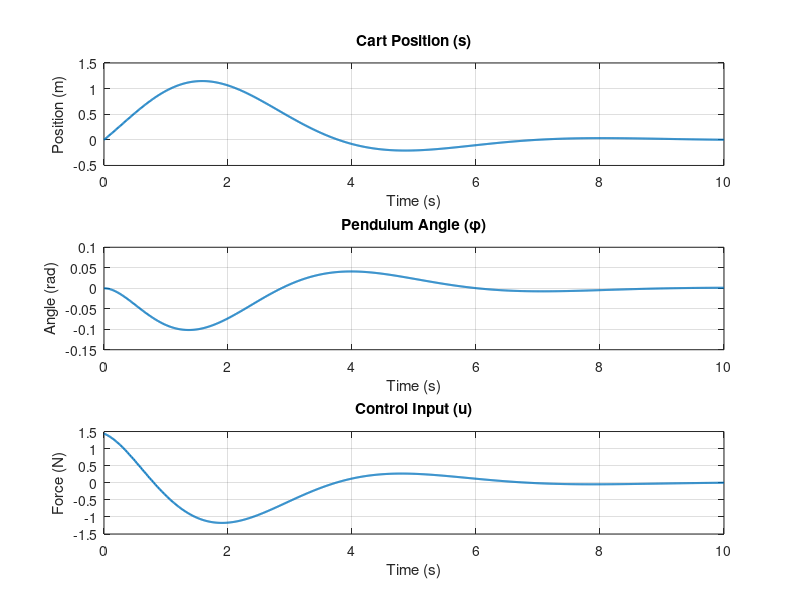

Recreate this plot in MATLAB. (Note: this script raises an error after producing the figure.)
%% Inverted Pendulum Control System - Test Script
% This script generates plots with position (s), angle (theta), and control input (u)
% together for different sampling times

% System parameters
M = 1;      % Mass (kg)
L = 0.842;  % Pendulum length (m)
F = 1;      % Friction coefficient
g = 9.8093; % Gravity acceleration (m/s^2)

% State variables:
% x = [s; ds; phi; dphi]
% where:
% s = cart position
% ds = cart velocity
% phi = pendulum angle
% dphi = pendulum angular velocity
% u = control input (force applied to cart)

%% Continuous-time system modeling
% Linearized system matrices
A = [0 1 0 0;
     0 -F/M 0 0;
     0 0 0 1;
     0 F/(M*L) g/L 0];
B = [0; 1/M; 0; -1/(M*L)];
C = [1 0 0 0;
     0 0 1 0];
D = [0; 0];

% State-space representation
sys = ss(A, B, C, D);

%% Continuous-time state feedback controller design
% Choose desired closed-loop poles
desired_poles = [-1+1i; -1-1i; -0.6+1i; -0.6-1i];
K = place(A, B, desired_poles);

% Closed-loop system
A_cl = A - B*K;
sys_cl = ss(A_cl, B, C, D);

% Simulation initial conditions
x0 = [0; 1; 0; 0]; % Initial state
t = 0:0.01:10;     % Time range

% Simulate closed-loop system
[y, t, x] = initial(sys_cl, x0, t);

% Calculate control input
u = -K*x';

% Plot continuous-time results (Figure 1)
figure(1);
subplot(3,1,1);
plot(t, x(:,1), 'LineWidth', 1.5);
title('Cart Position (s)');
xlabel('Time (s)');
ylabel('Position (m)');
grid on;

subplot(3,1,2);
plot(t, x(:,3), 'LineWidth', 1.5);
title('Pendulum Angle (\phi)');
xlabel('Time (s)');
ylabel('Angle (rad)');
grid on;

subplot(3,1,3);
plot(t, u, 'LineWidth', 1.5);
title('Control Input (u)');
xlabel('Time (s)');
ylabel('Force (N)');
grid on;
% 
% sgtitle('Continuous-Time Control Response');
% saveas(gcf, 'continuous_control.png');

%% Effect of different sampling times
% Define sampling times to analyze
sampling_times = [0.1, 0.5, 1.0];

% Loop through each sampling time
for i = 1:length(sampling_times)
    Ts = sampling_times(i);
    
    % Discretize the system
    sysd = c2d(sys, Ts);
    Ad = sysd.A;
    Bd = sysd.B;
    
    % Design discrete controller (map continuous poles to discrete domain)
    desired_poles_d = exp(Ts * desired_poles);
    Kd = place(Ad, Bd, desired_poles_d);
    
    % Simulation parameters
    T_total = 10;
    N_steps = T_total / Ts;
    x_discrete = zeros(4, N_steps+1);
    x_discrete(:,1) = x0;
    u_discrete = zeros(1, N_steps);
    
    % Discrete-time simulation using zero-order hold
    for k = 1:N_steps
        % Calculate control input
        u_discrete(k) = -Kd * x_discrete(:, k);
        
        % Simulate one step of continuous system with constant input
        [~, x_temp] = ode45(@(t, x) inverted_pendulum_dynamics_zoh(t, x, u_discrete(k)), ...
                            [0 Ts], x_discrete(:, k));
        
        % Update state for next step
        x_discrete(:, k+1) = x_temp(end, :)';
    end
    
    % Time vector for plotting
    t_discrete = 0:Ts:T_total;
    
    % Create figure for this sampling time
    figure(i+1);
    
    % Plot position
    subplot(3,1,1);
    plot(t_discrete, x_discrete(1,:), 'LineWidth', 1.5);
    title(['Position (s) - T_s = ', num2str(Ts), 's']);
    xlabel('Time (s)');
    ylabel('Position (m)');
    grid on;
    
    % Plot angle
    subplot(3,1,2);
    plot(t_discrete, x_discrete(3,:), 'LineWidth', 1.5);
    title(['Pendulum Angle (\phi) - T_s = ', num2str(Ts), 's']);
    xlabel('Time (s)');
    ylabel('Angle (rad)');
    grid on;
    
    % Plot control input
    subplot(3,1,3);
    stairs(t_discrete(1:end-1), u_discrete, 'LineWidth', 1.5);
    title(['Control Input (u) - T_s = ', num2str(Ts), 's']);
    xlabel('Time (s)');
    ylabel('Force (N)');
    grid on;
    
    % Set overall title and save figure
    sgtitle(['Discrete-Time Control Response - Sampling Time T_s = ', num2str(Ts), 's']);
    saveas(gcf, ['sampling_', num2str(Ts*10), 's.png']);
end

%% B4: Effect of sampling time on linear system stability
% Define sampling times to analyze
sampling_times_B4 = [0.1, 0.5, 1];

% Create a new figure for each sampling time
for i = 1:length(sampling_times_B4)
    Ts = sampling_times_B4(i);
    
    % Discretize the closed-loop linear system
    sysd = c2d(sys_cl, Ts);
    
    % Simulate discrete-time linear system
    t_discrete = 0:Ts:10;
    [y_discrete, t_discrete, x_discrete] = initial(sysd, x0, t_discrete);
    
    % Calculate control input
    u_discrete = zeros(1, length(t_discrete)-1);
    for k = 1:length(t_discrete)-1
        u_discrete(k) = -K * x_discrete(k,:)';
    end
    
    % Create figure for this sampling time
    figure(5+i);
    
    % Plot position
    subplot(3,1,1);
    stairs(t_discrete, x_discrete(:,1), 'LineWidth', 1.5);
    title(['Linear System Position (s) - T_s = ', num2str(Ts), 's']);
    xlabel('Time (s)');
    ylabel('Position (m)');
    grid on;
    
    % Plot angle
    subplot(3,1,2);
    stairs(t_discrete, x_discrete(:,3), 'LineWidth', 1.5);
    title(['Linear System Angle (\phi) - T_s = ', num2str(Ts), 's']);
    xlabel('Time (s)');
    ylabel('Angle (rad)');
    grid on;
    
    % Plot control input
    subplot(3,1,3);
    stairs(t_discrete(1:end-1), u_discrete, 'LineWidth', 1.5);
    title(['Linear System Control Input (u) - T_s = ', num2str(Ts), 's']);
    xlabel('Time (s)');
    ylabel('Force (N)');
    grid on;
    
    % Set overall title and save figure
    sgtitle(['Linear System Response - Sampling Time T_s = ', num2str(Ts), 's']);
    saveas(gcf, ['linear_sampling_', num2str(Ts*10), 's.png']);
end

%% B8: Correct implementation of discrete-time control for nonlinear system
% Define stable sampling time
Ts_stable = 0.1;

% Discretize the system
sysd = c2d(sys, Ts_stable);
Ad = sysd.A;
Bd = sysd.B;

% Design discrete controller (map continuous poles to discrete domain)
desired_poles_d = exp(Ts_stable * desired_poles);
Kd = place(Ad, Bd, desired_poles_d);

% Simulation parameters
T_total = 10;
N_steps = T_total / Ts_stable;
x_discrete = zeros(4, N_steps+1);
x_discrete(:,1) = x0;
u_discrete = zeros(1, N_steps);

% Discrete-time simulation using zero-order hold
for k = 1:N_steps
    % Calculate control input
    u_discrete(k) = -Kd * x_discrete(:, k);
    
    % Simulate one step of continuous system with constant input
    [~, x_temp] = ode45(@(t, x) inverted_pendulum_dynamics_zoh(t, x, u_discrete(k)), ...
                        [0 Ts_stable], x_discrete(:, k));
    
    % Update state for next step
    x_discrete(:, k+1) = x_temp(end, :)';
end

% Plot results
t_discrete = 0:Ts_stable:T_total;
figure(10);

% Plot position
subplot(3,1,1);
plot(t_discrete, x_discrete(1,:), 'LineWidth', 1.5);
title('Cart Position (s) - Discrete-Time Control');
xlabel('Time (s)');
ylabel('Position (m)');
grid on;

% Plot angle
subplot(3,1,2);
plot(t_discrete, x_discrete(3,:), 'LineWidth', 1.5);
title('Pendulum Angle (\phi) - Discrete-Time Control');
xlabel('Time (s)');
ylabel('Angle (rad)');
grid on;

% Plot control input
subplot(3,1,3);
stairs(t_discrete(1:end-1), u_discrete, 'LineWidth', 1.5);
title('Discrete Control Input u(k)');
xlabel('Time (s)');
ylabel('Force (N)');
grid on;

% Set overall title and save figure
sgtitle('B8: Discrete-Time Control of Nonlinear System');
saveas(gcf, 'discrete_nonlinear.png');

%% LQR Optimal Control
% Initial condition for LQR test
x0_lqr = [0; 1; 0.1; 0];

% LQR weights
Q = diag([100, 1, 100, 1]); % Higher penalty on position and angle
R = 1;                      % Control input weight

% Calculate LQR optimal gain for discrete system with Ts = 0.1
Ts_lqr = 0.1;
sysd_lqr = c2d(sys, Ts_lqr);
Ad_lqr = sysd_lqr.A;
Bd_lqr = sysd_lqr.B;
K_lqr = dlqr(Ad_lqr, Bd_lqr, Q, R);

% Simulation parameters
T_total = 10;
N_steps = T_total / Ts_lqr;
x_lqr = zeros(4, N_steps+1);
x_lqr(:,1) = x0_lqr;
u_lqr = zeros(1, N_steps);

% Discrete-time simulation with LQR control
for k = 1:N_steps
    % Calculate LQR control input
    u_lqr(k) = -K_lqr * x_lqr(:, k);
    
    % Simulate one step of continuous system with constant input
    [~, x_temp] = ode45(@(t, x) inverted_pendulum_dynamics_zoh(t, x, u_lqr(k)), ...
                        [0 Ts_lqr], x_lqr(:, k));
    
    % Update state for next step
    x_lqr(:, k+1) = x_temp(end, :)';
end

% Time vector for plotting
t_lqr = 0:Ts_lqr:T_total;

% Create figure for LQR control
figure(9);

% Plot position
subplot(3,1,1);
plot(t_lqr, x_lqr(1,:), 'LineWidth', 1.5);
title('Cart Position (s) - LQR Control');
xlabel('Time (s)');
ylabel('Position (m)');
grid on;

% Plot angle
subplot(3,1,2);
plot(t_lqr, x_lqr(3,:), 'LineWidth', 1.5);
title('Pendulum Angle (\phi) - LQR Control');
xlabel('Time (s)');
ylabel('Angle (rad)');
grid on;

% Plot control input
subplot(3,1,3);
stairs(t_lqr(1:end-1), u_lqr, 'LineWidth', 1.5);
title('Control Input (u) - LQR Control');
xlabel('Time (s)');
ylabel('Force (N)');
grid on;

% Set overall title and save figure
sgtitle('LQR Optimal Control Response');
saveas(gcf, 'lqr_control.png');

%% Nonlinear inverted pendulum dynamics with zero-order hold input
function dx = inverted_pendulum_dynamics_zoh(t, x, u)
    % System parameters
    M = 1;
    L = 0.842;
    F = 1;
    g = 9.8093;

    % State variables
    s = x(1);      % Position
    ds = x(2);     % Velocity
    phi = x(3);    % Angle
    dphi = x(4);   % Angular velocity

    % State equations with constant input u
    dx = [ds;
          (u - F*ds) / M;
          dphi;
          (g*sin(phi))/L - (1/L)*((u - F*ds)/M)*cos(phi)];
end